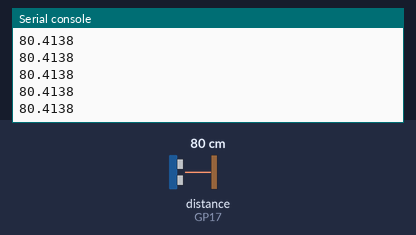
Bench run of a program on a simulated Raspberry Pi Pico running MicroPython. Shown: the last lines printed to the serial console. Inputs (shaded band) come from the test bench; at power-on: distance to the obstacle (sensor on GP17) 80 cm. The echo pulse lasts 58.3 µs per cm.

Above: at 1.2 s.
1.3 s: distance to the obstacle (sensor on GP17) set to 2 cm
At 1.38 s:
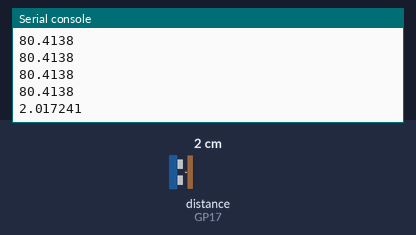
2.8 s: distance to the obstacle (sensor on GP17) set to 4 cm
At 2.89 s:
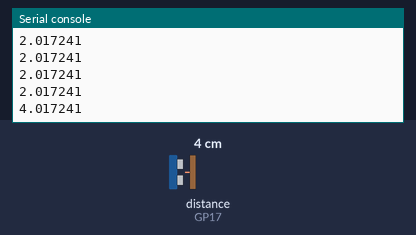
Timing chart, 0 to 5.8 s (numbered marks = the images above; inputs shaded):
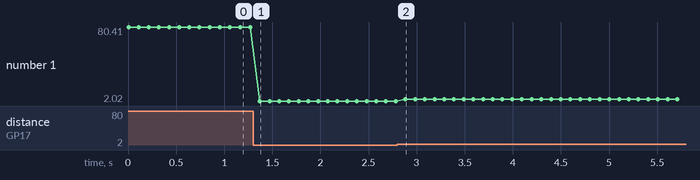

The program:

sensor_test.py
```python
import time
from time import sleep_us
from machine import Pin, time_pulse_us


# MODIFIED LIBRARY FROM https://github.com/skgsergio/MicropythonLibs/blob/master/Ultrasonic/ultrasonic.py

##
# Ultrasonic library for MicroPython's pyboard.
# Compatible with HC-SR04 and SRF04.
#
# Copyright 2018 - Sergio Conde Gómez <skgsergio@gmail.com>
# Copyright 2014 - Mithru Vigneshwara
#
# This program is free software: you can redistribute it and/or modify
# it under the terms of the GNU General Public License as published by
# the Free Software Foundation, either version 3 of the License, or
# (at your option) any later version.
#
# This program is distributed in the hope that it will be useful,
# but WITHOUT ANY WARRANTY; without even the implied warranty of
# MERCHANTABILITY or FITNESS FOR A PARTICULAR PURPOSE.  See the
# GNU General Public License for more details.
#
# You should have received a copy of the GNU General Public License
# along with this program.  If not, see <http://www.gnu.org/licenses/>.
##


class Ultrasonic(object):
    def __init__(self, trigger_pin, echo_pin, timeout_us=300000):
        # WARNING: Don't use PA4-X5 or PA5-X6 as echo pin without a 1k resistor

        # Default timeout is a bit more than the HC-SR04 max distance (400 cm):
        # 400 cm * 29 us/cm (speed of sound ~340 m/s) * 2 (round-trip)

        self.timeout = timeout_us

        # Init trigger pin (out)
        self.trigger = Pin(trigger_pin, mode=Pin.OUT, pull=None)
        self.trigger.off()

        # Init echo pin (in)
        self.echo = Pin(echo_pin, mode=Pin.IN, pull=None)

    def distance_in_inches(self):
        return (self.distance_in_cm() * 0.3937)

    def distance_in_cm(self):
        # Send a 10us pulse
        self.trigger.on()
        sleep_us(10)
        self.trigger.off()

        # Wait for the pulse and calc its duration
        time_pulse = time_pulse_us(self.echo, 1, self.timeout)

        if time_pulse < 0:
            # Error value
            return -1

        # Divide the duration of the pulse by 2 (round-trip) and then divide it
        # by 29 us/cm (speed of sound = ~340 m/s)
        return (time_pulse / 2) / 29

# END

# BEGIN MAIN CODE

ds = Ultrasonic(16, 17)

while True:
    distance = ds.distance_in_cm()
    print(distance)
    time.sleep_ms(100)
```

Measured:
- after the input at 1.3 s, the serial console: prints a new line after 0.07 s (image 1)
- after the input at 2.8 s, the serial console: prints a new line after 0.08 s (image 2)
- plotted number 1: 80.41 → 2.02 after the input at 1.3 s, 2.02 → 4.02 after the input at 2.8 s
